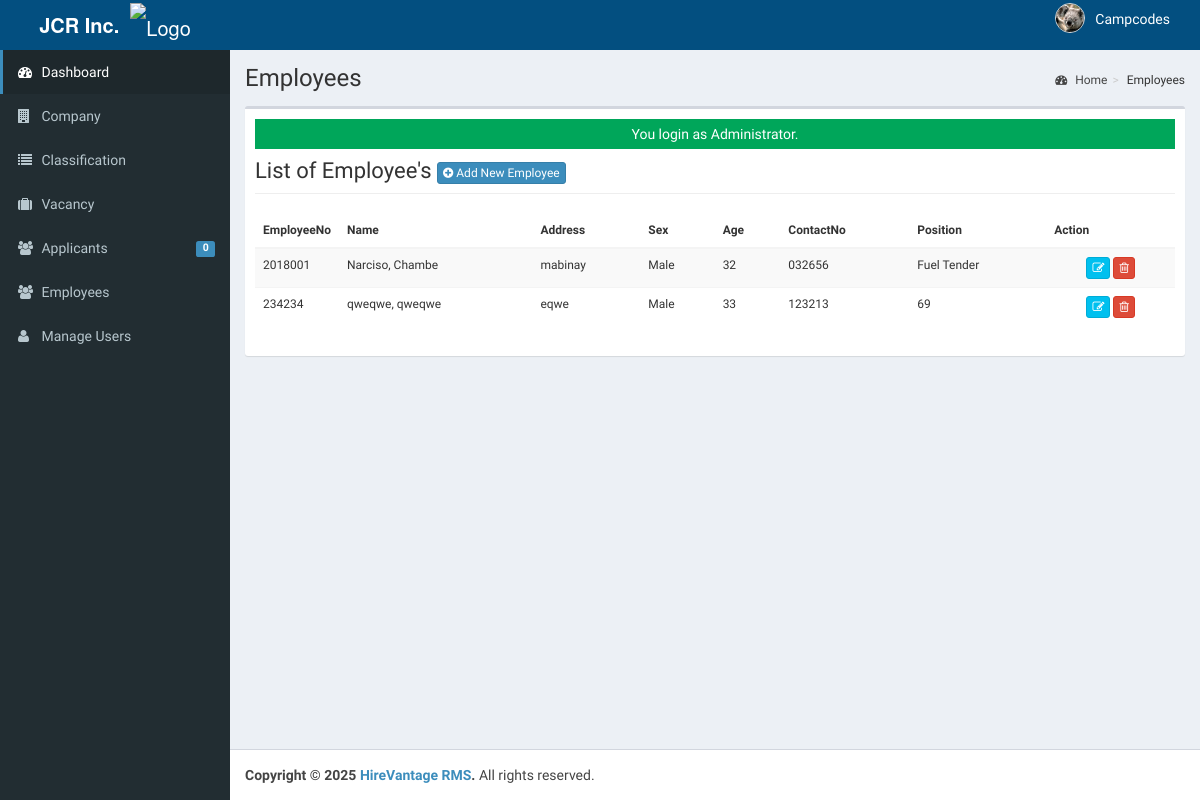
/admin/employee/index.php (signed in), run on an earlier commit of the app's database.
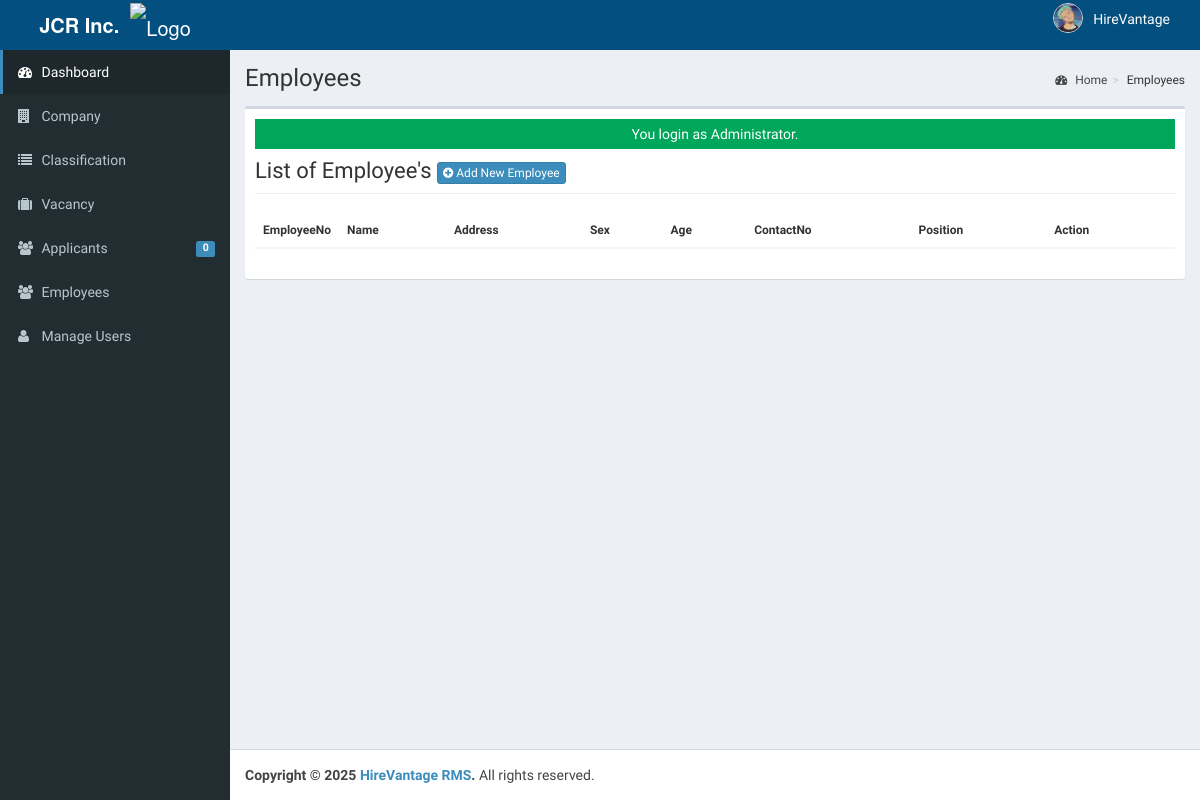
And on a later commit of the database.
### tables this page shows
CREATE TABLE `tblusers` (
  `USERID` varchar(30) NOT NULL,
  `FULLNAME` varchar(40) NOT NULL,
  `USERNAME` varchar(90) NOT NULL,
  `PASS` varchar(90) NOT NULL,
  `ROLE` varchar(30) NOT NULL,
  `PICLOCATION` varchar(255) NOT NULL
);

CREATE TABLE `tblemployees` (
  `INCID` int(11) NOT NULL,
  `EMPLOYEEID` varchar(30) NOT NULL,
  `FNAME` varchar(50) NOT NULL,
  `LNAME` varchar(50) NOT NULL,
  `MNAME` varchar(50) NOT NULL,
  `ADDRESS` varchar(90) NOT NULL,
  `BIRTHDATE` date NOT NULL,
  `BIRTHPLACE` varchar(90) NOT NULL,
  `AGE` int(11) NOT NULL,
  `SEX` varchar(30) NOT NULL,
  `CIVILSTATUS` varchar(30) NOT NULL,
  `TELNO` varchar(40) NOT NULL,
  `EMP_EMAILADDRESS` varchar(90) NOT NULL,
  `CELLNO` varchar(30) NOT NULL,
  `POSITION` varchar(50) NOT NULL,
  `WORKSTATS` varchar(90) NOT NULL,
  `EMPPHOTO` varchar(255) NOT NULL,
  `EMPUSERNAME` varchar(90) NOT NULL,
  `EMPPASSWORD` varchar(125) NOT NULL,
  `DATEHIRED` date NOT NULL,
  `COMPANYID` int(11) NOT NULL
);

### admin/employee/index.php (called while the page is built, shortened)
<?php
 $title="Employees";
require_once ("../theme/admin.php");
?>

### include/database.php (called while the page is built, shortened)
<?php
class Database {
    private $conn;
    private $sql_string = '';
    public function open_connection() {
        $this->conn = new mysqli(server, user, pass, database_name);
    }
    public function setQuery($sql = '') {
        $this->sql_string = $sql;
    }
    public function executeQuery() {
        $result = $this->conn->query($this->sql_string);
        return $result;
    }
    private function confirm_query($result) {
        return $result;
    }
    public function loadResultList($key = '') {
        $cur = $this->executeQuery();
        $array = [];
        while ($row = $cur->fetch_object()) {
            if ($key) {
                $array[$row->$key] = $row;
            } else {
                $array[] = $row;
            }
        }
        return $array;
    }
    public function loadSingleResult() {
        $cur = $this->executeQuery();
        $data = $cur->fetch_object();
        return $data;
    }
}
$mydb = new Database();
?>

### include/accounts.php (called while the page is built, shortened)
<?php
require_once(LIB_PATH.DS.'database.php');
class User {
	protected static  $tblname = "tblusers";
	function single_user($id=""){
			global $mydb;
			$mydb->setQuery("SELECT * FROM ".self::$tblname."
				Where USERID= '{$id}' LIMIT 1");
			$cur = $mydb->loadSingleResult();
			return $cur;
	}
}
?>

### admin/employee/list.php (the view, shortened to what the changed rows need)
<div class="row">
   <div class="col-lg-12">
           <h1 class="page-header">List of Employee's  <a href="index.php?view=add" class="btn btn-primary btn-xs  ">  <i class="fa fa-plus-circle fw-fa"></i> Add New Employee</a>  </h1>
      		</div>
  		 </div>
					<form class="wow fadeInDownaction" action="controller.php?action=delete" Method="POST">
						<table id="dash-table" class="table table-striped  table-hover table-responsive" style="font-size:12px" cellspacing="0">
						  <thead>
						  	<tr>
						  		<th width="5%">EmployeeNo</th>
						  		 <th>Name</th>
						  		<th>Address</th>
						  		 <th>Sex</th>
						  		 <th>Age</th>
						  		 <th>ContactNo</th>
						  		 <th>Position</th>
						  	 	<th width="14%" >Action</th>
						  	</tr>
						  </thead>
						  <tbody>
						  	<?php
						  		$mydb->setQuery("SELECT *
													FROM   `tblemployees`");
						  		$cur = $mydb->loadResultList();
								foreach ($cur as $result) {
						  		echo '<tr>';
						  		echo '<td>' . $result->EMPLOYEEID.'</a></td>';
						  		echo '<td>'. $result->LNAME.', '. $result->FNAME.'</td>';
						  		echo '<td>'. $result->ADDRESS.'</td>';
						  		echo '<td>'. $result->SEX.'</td>';
						  		echo '<td>'. $result->AGE.'</td>';
						  		echo '<td>'. $result->TELNO.'</td>';
						  		echo '<td>'. $result->POSITION.'</td>';
				  				echo '<td align="center" >
				  		             <a title="Edit" href="index.php?view=edit&id='.$result->EMPLOYEEID.'"  class="btn btn-info btn-xs  ">
				  		             <span class="fa fa-edit fw-fa"></span></a>
				  		             <a title="Delete" href="controller.php?action=delete&id='.$result->EMPLOYEEID.'"  class="btn btn-danger btn-xs  ">
				  		             <span class="fa fa-trash-o fw-fa"></span></a>
				  					 </td>';
						  		echo '</tr>';
						  	}
						  	?>
						  </tbody>
						</table>
						</form>

### admin/theme/admin.php (shortened to what the changed rows need)
<!DOCTYPE html>
<html>
    <head>
        <link rel="stylesheet" href="<?php echo web_root;?>bootstrap/css/bootstrap.min.css">
        <link rel="stylesheet" href="<?php echo web_root;?>plugins/font-awesome/css/font-awesome.min.css">
        <link rel="stylesheet" href="<?php echo web_root;?>dist/css/AdminLTE.min.css">
        <link rel="stylesheet" href="<?php echo web_root;?>dist/css/skins/_all-skins.min.css">
        <link rel="stylesheet" href="<?php echo web_root;?>plugins/iCheck/flat/blue.css">
        <link rel="stylesheet" href="<?php echo web_root;?>plugins/morris/morris.css">
        <link rel="stylesheet" href="<?php echo web_root;?>plugins/jvectormap/jquery-jvectormap-1.2.2.css">
        <link href="<?php echo web_root; ?>plugins/datepicker/bootstrap-datetimepicker.min.css" rel="stylesheet" media="screen">
        <link rel="stylesheet" href="<?php echo web_root;?>plugins/dataTables/jquery.dataTables.min.css">
        <link rel="stylesheet" href="<?php echo web_root;?>plugins/bootstrap-wysihtml5/bootstrap3-wysihtml5.min.css">
    </head>
 <body class="hold-transition skin-blue fixed sidebar-mini">
<div class="wrapper">
  <header class="main-header">
    <nav class="navbar navbar-static-top" role="navigation" style="background-color:#034f80;">
      <div class="navbar-custom-menu">
    <ul class="nav navbar-nav">
        <?php
            $user = New User();
            $singleuser = $user->single_user($_SESSION['ADMIN_USERID']);
            if ($singleuser && isset($singleuser->PICLOCATION) && isset($singleuser->FULLNAME)) {
        ?>
        <li class="dropdown user user-menu" style="padding-right: 20px;">
            <a href="#" class="dropdown-toggle" data-toggle="dropdown" style="display: flex; align-items: center; padding: 5px 10px; border-radius: 5px; transition: background-color 0.3s ease;">
                <img src="<?php echo web_root.'admin/user/'. $singleuser->PICLOCATION;?>" class="user-image" alt="User Image" style="margin-right: 10px; border-radius: 50%; width: 30px; height: 30px; object-fit: cover; border: 1px solid #ddd;">
                <span class="hidden-xs" style="font-weight: 500; "><?php echo $singleuser->FULLNAME; ?></span>
            </a>
        </li>
        <?php
            }
        ?>
    </ul>
</div>
    </nav>
  </header>
  <div class="content-wrapper">
  <section class="content-header">
      <h1>
        <?php echo isset($title) ? $title : ''; ?>
      </h1>
    </section>
         <section class="content">
          <div class="row">
            <div class="col-xs-12">
              <div class="box">
                <div class="box-body">
              <?php
               require_once $content;
               ?>
             </div>
             </div>
           </div>
         </div>
         </section>
 </div>
    </body>
</html>

What changed in the data, as far as the page shows it:
removed tblemployees: EMPLOYEEID "2018001", LNAME "Narciso", FNAME "Chambe", ADDRESS "mabinay", SEX "Male", AGE "32", TELNO "032656", POSITION "Fuel Tender"
removed tblemployees: EMPLOYEEID "234234", LNAME "qweqwe", FNAME "qweqwe", ADDRESS "eqwe", SEX "Male", AGE "33", TELNO "123213", POSITION "69"
changed tblusers: PICLOCATION: a different picture; FULLNAME "Campcodes" → "HireVantage"
